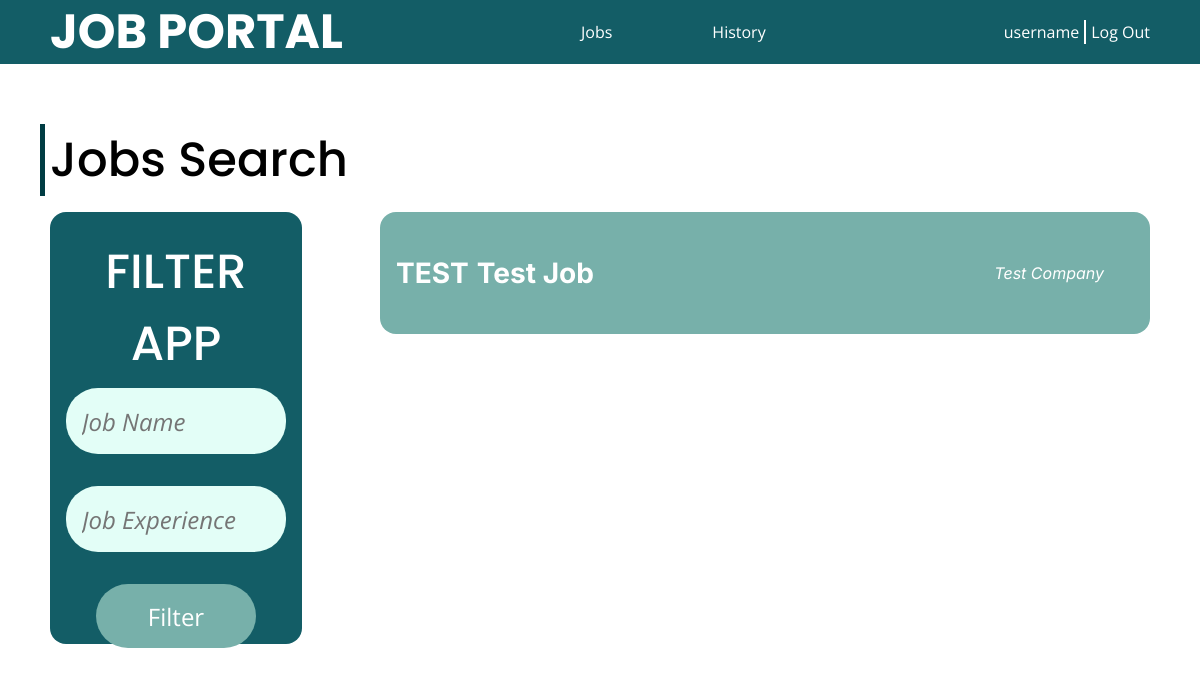
/jobs/ (signed in), run on an earlier commit of the app's database.
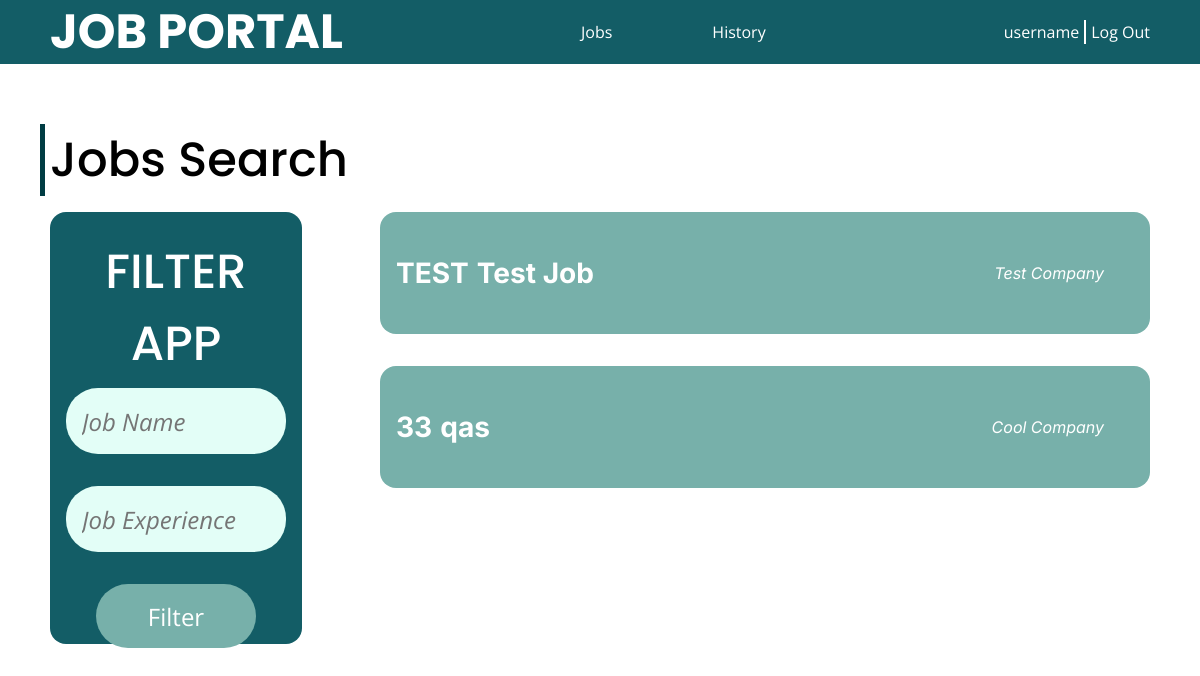
And on a later commit of the database.
### accounts/models.py (models this page shows)
class Account(AbstractUser):
    ACCOUNT_TYPES = (
        (0, 'user'),
        (1, 'coadmin'),
    )
    username = models.CharField(max_length=255, primary_key=True)
    password = models.CharField(max_length=255)
    account_type = models.IntegerField(choices=ACCOUNT_TYPES, default=0)
    email = models.EmailField()
    company = models.CharField(max_length=255, null=True, default=None, blank=True)

### jobs/models.py (models this page shows)
class Job(models.Model):
    id = models.CharField(max_length=5, primary_key=True)
    name = models.CharField(max_length=255)
    status = models.BooleanField(default=False)
    xp = models.PositiveIntegerField(default=0)
    des = models.TextField()
    salary = models.PositiveIntegerField(default=0)
    admin = models.CharField(max_length=255)
    company = models.CharField(max_length=255)

### jobs/views.py (the view)
# urls.py: path('', include('jobs.urls')),
@login_required(login_url='/login/')
def jobs(request):
    jobsobject = Job.objects.all().values()
    template = loader.get_template('jobs.html')
    user = request.user
    prameters = {
        'jobs': jobsobject,
        'username': user.username,
        'type': user.account_type
    }
    return HttpResponse(template.render(prameters, request))

### jobs/templates/jobs.html (shortened to what this page needs)
<!DOCTYPE html>
<html lang="en">
<head>
    {% load static %}
    <link rel="stylesheet" href="{% static 'css/root.css' %}" />
    <link rel="stylesheet" href="{% static 'css/user/jobs.css' %}">
</head>
<body>
    <nav>
        <h2>JOB PORTAL</h2>
        <ul class="quick-links">
            <li><a href="jobs.html">Jobs</a></li>
            <li><a href="applied.html">History</a></li>
        </ul>
        <div class="user">
            <a href="/home/" id='username'>{{username}}</a>
            <div class="split"></div>
            <a href="/logout/" id='logout'>Log Out</a>
        </div>
    </nav>
    <div class="container">
        <h2>Jobs Search</h2>
        <div class="inner-container">
            <div class="filter">
                <h3>FILTER APP</h3>
                <form>
                    <input type="text" id="name" placeholder="Job Name" name='name' />
                    <input type="number" id="xp" placeholder="Job Experience" name='xp' />
                    <input type="submit" value="Filter" id="filter" />
                </form>
            </div>
            <div class="jobs" id="jobs">
                {% for x in jobs %}
                    <a href="details/{{ x.id }}">
                        <div class="job">
                            <div class="job-info">
                                <h3 class="id">{{ x.id }}</h3>
                                <h3 class="name">{{ x.name }}</h3>
                            </div>
                            <p class="company">{{ x.company }}</p>
                        </div>
                    </a>
                {% endfor %}
            </div>
        </div>
    </div>
</body>
</html>

### static/css/root.css (style rules this page uses)
:root { --main-color-dark: #003C43; --main-color-normal: #135d66; --main-color-light: #77b0aa; --main-color-vlight: #e3fef7; --main-color-alpha: #00000088; --border-radius-s: 8px; --border-radius-m: 12px; --border-radius-l: 16px; --border-radius-f: 2rem; --font-poppins: 'Poppins'; --font-inter: 'Inter'; --font-roboto: 'Roboto'; --font-open-sans: 'Open Sans'; --text-color-b: #000; --text-color-w: #fff; --text-color-g: #888; }
body { margin: 0; }
nav { position: fixed; display: flex; justify-content: space-between; top: 0; left: 0; right: 0; height: 64px; padding-inline: 50px; background-color: var(--main-color-normal); color: var(--text-color-w); z-index: 999; }
nav h2 { font-family: var(--font-poppins); font-weight: bold; margin: 0; padding: 0; height: 100%; font-size: 48px; display: flex; align-items: center; justify-content: center; }
nav .user { display: flex; gap: 5px; font-family: var(--font-open-sans); height: 100%; align-items: center; }
nav .user .split { background-color: var(--text-color-w); width: 2px; height: 24px; }
nav .quick-links { padding: 0; display: flex; gap: 100px; justify-content: center; align-items: center; }
nav .quick-links li { list-style: none; font-family: var(--font-open-sans); }
nav .quick-links li a { position: relative; }
nav .quick-links li a::after { content: ''; position: absolute; width: 0%; height: 1px; bottom: -5px; left: 0; background-color: var(--text-color-w); transition: all 250ms ease-in-out; }
a, button { color: inherit; font-family: inherit; text-decoration: none; }

### static/css/user/jobs.css (style rules this page uses)
.container { margin-top: calc(64px + 60px); padding-inline: 50px; }
.container h2 { font-size: 48px; font-family: var(--font-poppins); font-weight: 500; margin-block: 16px; position: relative; }
.container h2::before { content: ''; width: 5px; height: 100%; position: absolute; left: -10px; top: 0; background-color: var(--main-color-dark); }
.container .inner-container { display: flex; justify-content: space-between; width: 100%; }
.container .inner-container .filter { background-color: var(--main-color-normal); width: 20%; padding: 16px; border-radius: var(--border-radius-l); display: flex; flex-direction: column; justify-content: space-evenly; color: var(--text-color-w); height: 50vh; }
.container .inner-container .filter h3 { font-size: 48px; font-weight: 500; font-family: var(--font-poppins); margin-block: 8px; width: 100%; text-align: center; }
.container .inner-container .filter input { height: 64px; width: calc(100% - 32px); display: block; background-color: var(--main-color-vlight); border: 0; border-radius: var(--border-radius-f); padding-inline: 16px; margin-bottom: 32px; font-size: 24px; font-family: var(--font-open-sans); font-style: normal; }
.container .inner-container .filter #filter { width: calc(100% - 60px); margin: auto; color: var(--text-color-w); background-color: var(--main-color-light); transition: all 250ms ease-in-out; }
.container .inner-container .jobs { display: flex; flex-direction: column; justify-content: flex-start; gap: 32px; width: 70%; }
.container .inner-container .jobs .job { display: flex; justify-content: space-between; align-items: center; color: var(--text-color-w); background-color: var(--main-color-light); border-radius: var(--border-radius-l); padding: 16px; font-family: var(--font-inter); gap: 8px; cursor: pointer; }
.container .inner-container .jobs .job .job-info { display: flex; justify-content: flex-start; gap: 8px; font-weight: 500; font-size: 24px; }
.container .inner-container .jobs .job .company { font-style: italic; margin-right: 30px; }

What changed in the data, as far as the page shows it:
added Job: id "33", name "qas", company "Cool Company"
